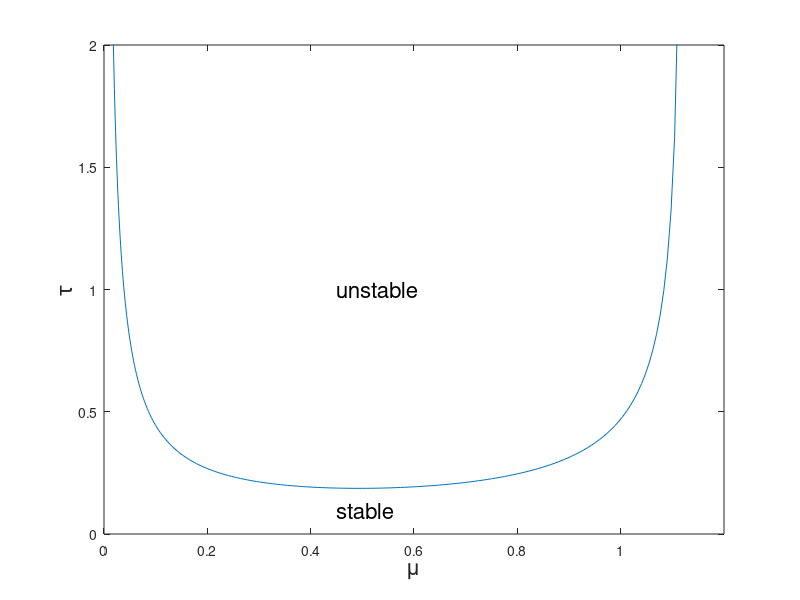

Recreate this plot in MATLAB.

% this is to produce \mu-\tau bifurcation curves for the Layton feedback model


clear

%parameters
kbar = 0.5;  
cbar = exp(-kbar);
a = 10;

%
kk = 0;
for k = 0.1:.002:2.1
c = exp(-k);
F = 1+tanh(a*(cbar-c));
Fp = -a*sech(a*(cbar-c))^2;

mu = k*F;
gamma = -k*Fp*c;
% use bisection to find tau

tl = 0.01;

tau = tl;
w = pi./(tau +k/(2*mu));
crv = w./(2*sin(k*w/(2*mu))) -gamma;
Fl = crv;

tr = 10;
tau = tr;
w = pi./(tau +k/(2*mu));
crv = w./(2*sin(k*w/(2*mu))) -gamma;
Fr = crv;

if(Fr*Fl<0)

for j = 1:30
    tau = (tr+tl)/2;
    
w = pi./(tau +k/(2*mu));
crv = w./(2*sin(k*w/(2*mu)))-gamma;

if(crv*Fl)>0
tl = tau;
Fl = crv;
else
tr = tau;
Fr = crv;
end
end
kk = kk + 1;
T(kk) = tau;
U(kk) = mu;
end
end

dum=[U' T'];
save('tgo.dat','-ascii','dum')

plot(U,T);
axis([0 1.2 0 2])
xlabel('\mu','fontsize',16)
ylabel('\tau','fontsize',16)
text(.45,1,'unstable','fontsize',16)
text(.45,.1, 'stable','fontsize',16)
